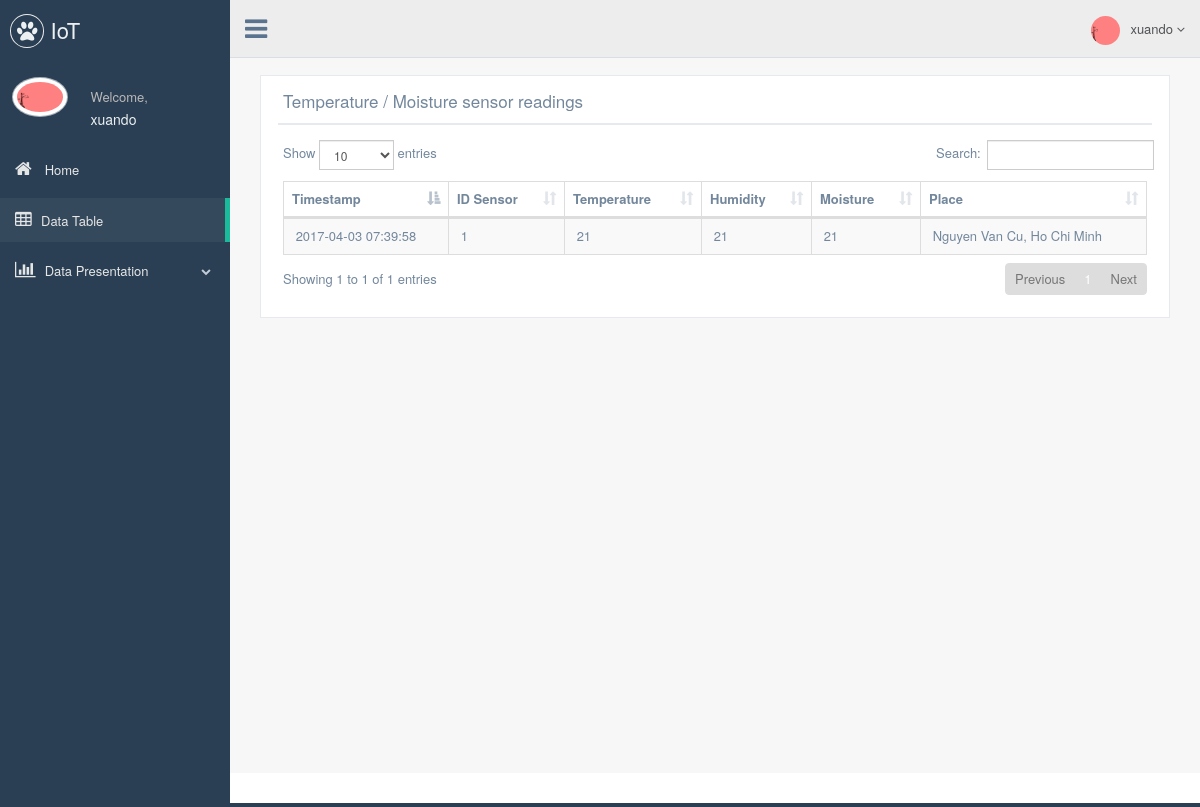
The app's page /showData.php (signed in), older data.
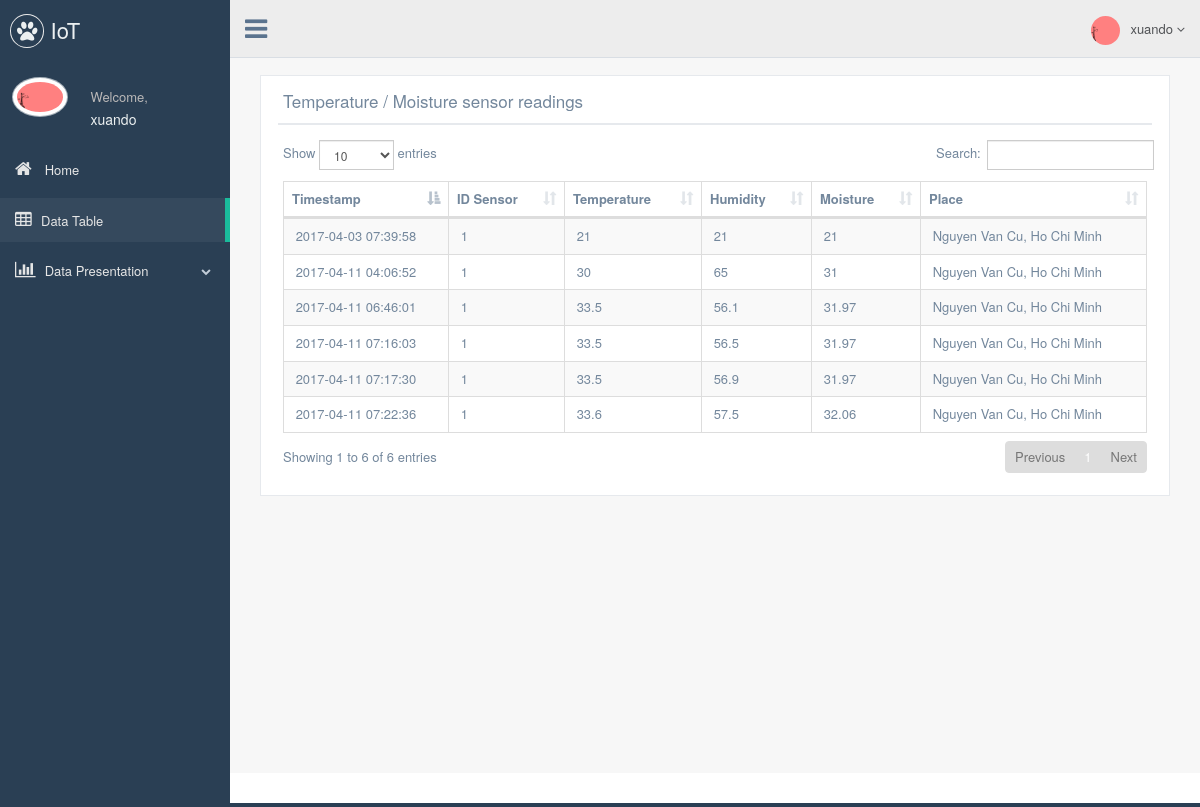
The same page, newer data.
### tables this page shows
CREATE TABLE IF NOT EXISTS `users` (
  `id` int(11) NOT NULL AUTO_INCREMENT,
  `username` varchar(255) NOT NULL,
  `email` varchar(255) NOT NULL,
  `password` varchar(255) NOT NULL,
  `created` datetime NOT NULL DEFAULT CURRENT_TIMESTAMP,
  `status` enum('1','0') NOT NULL DEFAULT '1',
  PRIMARY KEY (`id`)
);

CREATE TABLE IF NOT EXISTS `templog` (
  `id` int(11) NOT NULL AUTO_INCREMENT,
  `id_sensor` int(11) NOT NULL,
  `timeStamp` timestamp NOT NULL DEFAULT CURRENT_TIMESTAMP,
  `temperature` float NOT NULL,
  `humidity` float NOT NULL,
  `moisture` float NOT NULL,
  PRIMARY KEY (`id`)
);

CREATE TABLE IF NOT EXISTS `sensors` (
  `id` int(11) NOT NULL AUTO_INCREMENT,
  `name` varchar(255) NOT NULL,
  `place` varchar(255) NOT NULL,
  `user` varchar(255) NOT NULL,
  PRIMARY KEY (`id`)
);

### session.php (called while the page is built, shortened)
<?php
	$sessData = !empty($_SESSION['sessData'])?$_SESSION['sessData']:'';
	if(!empty($sessData['userLoggedIn']) && !empty($sessData['userID'])){
		include 'user.php';
		$user = new User();
		$conditions['where'] = array(
			'id' => $sessData['userID'],
		);
		$conditions['return_type'] = 'single';
		$userData = $user->getRows($conditions);
	}else{
		header("Location: login.php");
	}
?>

### user.php (called while the page is built, shortened)
<?php
    class User{
        private $dbHost     = "localhost";
        private $dbUsername = "root";
        private $dbPassword = "";
        private $dbName     = "iot";
        private $userTbl    = "users";
        public function __construct(){
            if(!isset($this->db)){
                $conn = new mysqli($this->dbHost, $this->dbUsername, $this->dbPassword, $this->dbName);
                if($conn->connect_error){
                    die("Failed to connect with MySQL: " . $conn->connect_error);
                }else{
                    $this->db = $conn;
                }
            }
        }
        public function getRows($conditions = array()){
            $sql = 'SELECT ';
            $sql .= array_key_exists("select",$conditions)?$conditions['select']:'*';
            $sql .= ' FROM '.$this->userTbl;
            if(array_key_exists("where",$conditions)){
                $sql .= ' WHERE ';
                $i = 0;
                foreach($conditions['where'] as $key => $value){
                    $pre = ($i > 0)?' AND ':'';
                    $sql .= $pre.$key." = '".$value."'";
                    $i++;
                }
            }
            $result = $this->db->query($sql);
            if(array_key_exists("return_type",$conditions) && $conditions['return_type'] != 'all'){
                switch($conditions['return_type']){
                    case 'single':
                        $data = $result->fetch_assoc();
                        break;
                }
            }else{
                if($result->num_rows > 0){
                    while($row = $result->fetch_assoc()){
                        $data[] = $row;
                    }
                }
            }
            return !empty($data)?$data:false;
        }
    }
?>

### showData.php (the view, shortened to what this page needs)
<?php
	include ("session.php");
  $link=Connection();
  $resultID=mysqli_query($link,"SELECT * FROM `sensors`
    WHERE `user`='".$userData['username']."'");
  if($resultID!==FALSE){
    $rowId = mysqli_fetch_array($resultID);
    if($rowId['id'] == null)
      $id = 0;
    else
      $id = $rowId['id'];
  }else
    $id = 0;
  $result=mysqli_query($link,"SELECT * FROM templog INNER JOIN sensors ON templog.id_sensor = sensors.id WHERE templog.id_sensor = ".$id." ORDER BY `timeStamp` DESC");
?>
<!DOCTYPE html>
<html lang="en">
  <head>
    <link href="vendors/bootstrap/dist/css/bootstrap.min.css" rel="stylesheet">
    <link href="vendors/font-awesome/css/font-awesome.min.css" rel="stylesheet">
    <link href="vendors/datatables.net-bs/css/dataTables.bootstrap.min.css" rel="stylesheet">
    <link href="vendors/datatables.net-buttons-bs/css/buttons.bootstrap.min.css" rel="stylesheet">
    <link href="build/css/custom.min.css" rel="stylesheet">
   </head>
  <body class="nav-md">
    <div class="container body">
      <div class="main_container">
      	<div class="col-md-3 left_col menu_fixed">
          <div class="left_col scroll-view">
            <div class="navbar nav_title" style="border: 0;">
              <a href="index.php" class="site_title"><i class="fa fa-paw"></i> <span>IoT</span></a>
            </div>
            <div class="profile clearfix">
              <div class="profile_pic">
                <img src="images/img.jpg" alt="..." class="img-circle profile_img">
              </div>
              <div class="profile_info">
                <span>Welcome,</span>
                <h2><?php echo $userData['username']; ?></h2>
              </div>
            </div>
            <div id="sidebar-menu" class="main_menu_side hidden-print main_menu">
              <div class="menu_section">
                <ul class="nav side-menu">
                  <li><a href="index.php"><i class="fa fa-home"></i> Home </a></li>
                  <li><a href="showData.php"><i class="fa fa-table"></i>Data Table</a></li>
                  <li><a><i class="fa fa-bar-chart-o"></i> Data Presentation <span class="fa fa-chevron-down"></span></a>
                  </li>
                </ul>
              </div>
            </div>
          </div>
        </div>
        <div class="top_nav navbar-fixed-top">
          <div class="nav_menu">
            <nav>
              <div class="nav toggle">
                <a id="menu_toggle"><i class="fa fa-bars"></i></a>
              </div>
              <ul class="nav navbar-nav navbar-right">
                <li class="">
                  <a href="javascript:;" class="user-profile dropdown-toggle" data-toggle="dropdown" aria-expanded="false">
                    <img src="images/img.jpg" alt=""><?php echo $userData['username'];?>
                    <span class=" fa fa-angle-down"></span>
                  </a>
                </li>
              </ul>
            </nav>
          </div>
        </div>
        <div class="right_col" role="main">
          <div class="">
            <div class="page-title">
            </div>
              <div class="col-md-12 col-sm-12 col-xs-12">
                <div class="x_panel">
                  <div class="x_title">
                    <h2>Temperature / Moisture sensor readings</h2>
                    <div class="clearfix"></div>
                  </div>
                  <div class="x_content">
                    <table id="datatable-responsive" class="table table-striped table-bordered dt-responsive nowrap" cellspacing="0" width="100%">
                      <thead>
                        <tr>
                          <th>Timestamp</th>
                          <th>ID Sensor</th>
                          <th>Temperature</th>
                          <th>Humidity</th>
                          <th>Moisture</th>
                          <th>Place</th>
                        </tr>
                      </thead>
                      <tbody>
                      	<?php
  							          if($result!==FALSE){
                            while($row = mysqli_fetch_array($result)) {
                              printf("<tr><td> &nbsp;%s </td><td> &nbsp;%s </td><td> &nbsp;%s&nbsp; </td><td> &nbsp;%s&nbsp; </td><td> &nbsp;%s&nbsp; </td><td> &nbsp;%s&nbsp; </td></tr>",
                                $row["timeStamp"],$row["id_sensor"], $row["temperature"], $row["humidity"], $row["moisture"], $row["place"]);
                            }
                          }
                        ?>
                      </tbody>
                    </table>
                  </div>
                </div>
              </div>
            </div>
          </div>
        </div>
        <footer>
        </footer>
      </div>
  </body>
</html>

Row changes from the older to the newer data that the page shows:
added templog: timeStamp "2017-04-11 07:22:36", id_sensor "1", temperature "33.6", humidity "57.5", moisture "32.06", id_sensor.place "Nguyen Van Cu, Ho Chi Minh"
added templog: timeStamp "2017-04-11 07:17:30", id_sensor "1", temperature "33.5", humidity "56.9", moisture "31.97", id_sensor.place "Nguyen Van Cu, Ho Chi Minh"
added templog: timeStamp "2017-04-11 07:16:03", id_sensor "1", temperature "33.5", humidity "56.5", moisture "31.97", id_sensor.place "Nguyen Van Cu, Ho Chi Minh"
added templog: timeStamp "2017-04-11 06:46:01", id_sensor "1", temperature "33.5", humidity "56.1", moisture "31.97", id_sensor.place "Nguyen Van Cu, Ho Chi Minh"
added templog: timeStamp "2017-04-11 04:06:52", id_sensor "1", temperature "30", humidity "65", moisture "31", id_sensor.place "Nguyen Van Cu, Ho Chi Minh"
Text that changed along with them:
text written by a page script: "Show entries Search: Showing 1 to 1 of 1 entries Previous 1 Next" → "Show entries Search: Showing 1 to 6 of 6 entries Previous 1 Next"
